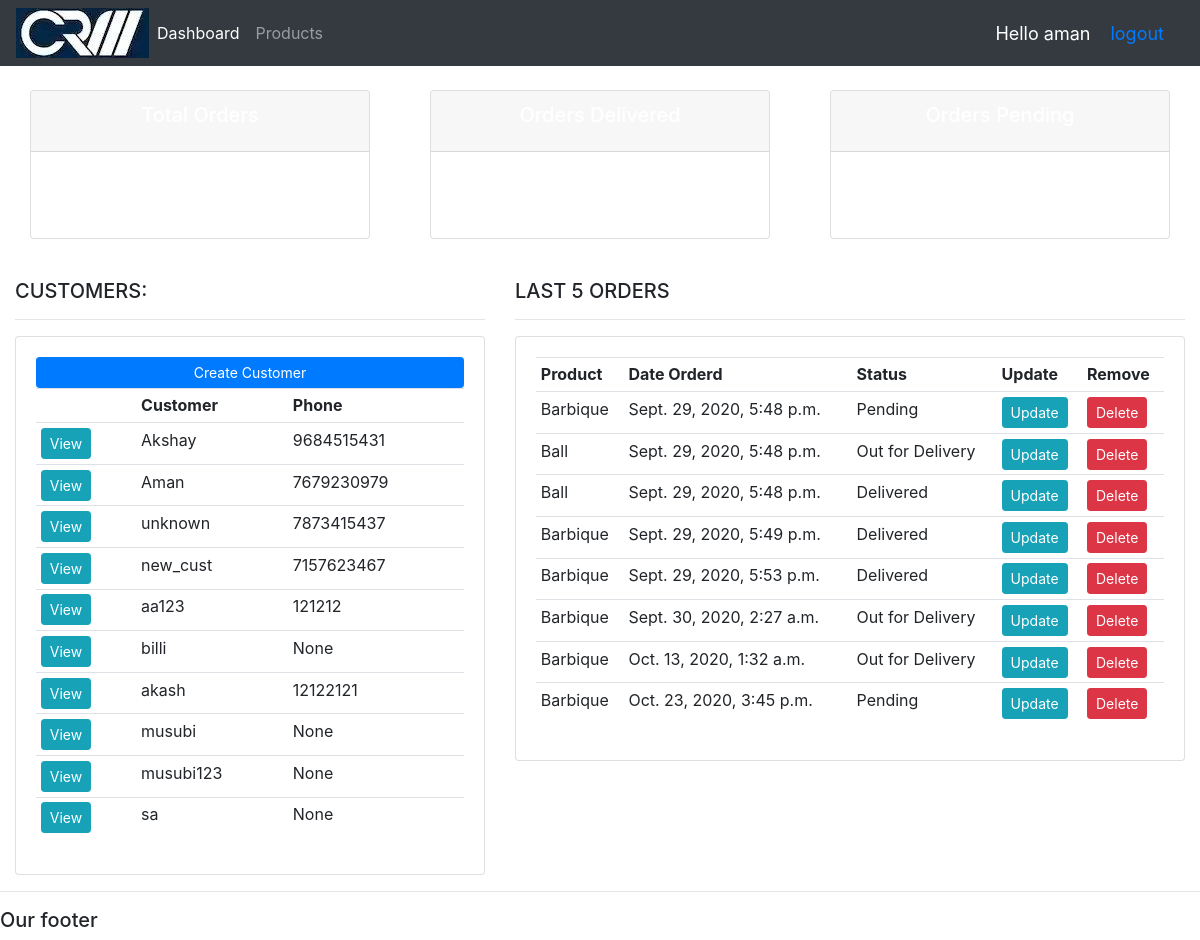
The app's page / (signed in) with its own data.
### accounts/models.py (models this page shows, shortened)
class Customer(models.Model):
	user			= models.OneToOneField(User, null=True, on_delete=models.CASCADE)
	name			= models.CharField(max_length=200, null=True)
	phone			= models.CharField(max_length=10, null=True)
	email			= models.EmailField(max_length=100, null=True)
	profile_pic		= models.ImageField(null=True)
	date_created	= models.DateTimeField(auto_now_add=True, null=True)

class Order(models.Model):
	STATUS			= (
					('Pending', 'Pending'),
					('Out for Delivery', 'Out for Delivery'),
					('Delivered', 'Delivered')
		)
	customer 		= models.ForeignKey(Customer, null=True, on_delete=models.SET_NULL)
	product 		= models.ForeignKey(Product, null=True, on_delete=models.SET_NULL)
	date_created	= models.DateTimeField(auto_now_add=True, null=True)
	status 			= models.CharField(max_length=200, null=True, choices=STATUS)
	note 			= models.CharField(max_length=1000, null=True)

class Product(models.Model):
	CATEGORY		= (
					('Indoor', 'Indoor'),
					('Out Door', 'Out Door'),
		)
	name			= models.CharField(max_length=200, null=True)
	price			= models.FloatField(null=True)
	catagory		= models.CharField(max_length=200, null=True, choices=CATEGORY)
	description		= models.TextField(null=True, blank=True)
	date_created	= models.DateTimeField(auto_now_add=True, null = True, blank=True)
	tags 			= models.ManyToManyField(Tag)
	def __str__(self):
		return self.name

### accounts/decorators.py (the view)
	def wrapper_function(request, *args, **kwargs):
		group = None
		if request.user.groups.exists():
			group = request.user.groups.all()[0].name
		if group == 'customer':
			return redirect('user-page')
		if group == 'admin':
			return view_func(request, *args, **kwargs)

### accounts/views.py (called while the page is built)
@login_required(login_url='login')
@admin_only
def home(request):
	orders = Order.objects.all()
	customers = Customer.objects.all()
	total_customers = customers.count()
	total_orders = orders.count()
	delivered = orders.filter(status='Delivered').count()
	pending = orders.filter(status='Pending').count()
	context = {'orders':orders, 'customers':customers,
	'total_orders':total_orders,'delivered':delivered,
	'pending':pending }
	return render(request, 'accounts/dashboard.html', context)

### accounts/templates/accounts/dashboard.html
{%  extends 'accounts/main.html' %}
{% block content %}
{%  include 'accounts/status.html' %}
<br>
<div class="row">
	<div class="col-md-5">
		<h5>CUSTOMERS:</h5>
		<hr>
		<div class="card card-body">
			<a class="btn btn-primary  btn-sm btn-block" href="">Create Customer</a>
			<table class="table table-sm">
				<tr>
					<th></th>
					<th>Customer</th>
					<th>Phone</th>
				</tr>
				{% for customer in customers %}
					<tr>
						<td><a class="btn btn-sm btn-info" href="{% url 'customer' customer.id %}">View</a></td>
						<td>{{customer.name}}</td>
						<td>{{customer.phone}}</td>
					</tr>
				{% endfor %}
			</table>
		</div>
	</div>
	<div class="col-md-7">
		<h5>LAST 5 ORDERS</h5>
		<hr>
		<div class="card card-body">
			<table class="table table-sm">
				<tr>
					<th>Product</th>
					<th>Date Orderd</th>
					<th>Status</th>
					<th>Update</th>
					<th>Remove</th>
				</tr>
				{% for order in orders %}
					<tr>
						<td>{{order.product}}</td>
						<td>{{order.date_created}}</td>
						<td>{{order.status}}</td>
						<td><a class="btn btn-sm btn-info" href="{% url 'update_order' order.id %}">Update</a></td>
						<td><a class="btn btn-sm btn-danger" href="{% url 'delete_order' order.id %}">Delete</a></td>
					</tr>
				{% endfor %}
			</table>
		</div>
	</div>
</div>
{% endblock %}

### accounts/templates/accounts/navbar.html (shortened to what this page needs)
{% load static %}
<nav class="navbar navbar-expand-lg navbar-dark bg-dark">
  <img src="{% static 'images/crm.jpg' %}">
  <div class="collapse navbar-collapse" id="navbarNav">
    <ul class="navbar-nav">
      {% if request.user.is_staff %}
      <li class="nav-item active">
        <a class="nav-link" href="{% url 'home' %}">Dashboard </a>
      </li>
      <li class="nav-item">
        <a class="nav-link" href="{% url 'products' %}">Products</a>
      </li>
      {% else %}
      <li class="nav-item">
        <a class="nav-link" href="{% url 'account' %}">Settings</a>
      </li>
      {% endif %}
    </ul>
  </div>
  <span class="hello-msg">Hello {{request.user}}</span>
  <span class="hello-msg"><a href="{% url 'logout' %}" >logout</a></span>
</nav>

### accounts/templates/accounts/status.html
<br>
<div class="row">
	<div class="col">
		<div class="col-md">
			<div class="card text-center text-white  mb-3" id="total-orders">
			  	<div class="card-header">
			  		<h5 class="card-title">Total Orders</h5>
			  	</div>
			  	<div class="card-body">
			    	<h3 class="card-title">{{total_orders}}</h3>
			  	</div>
			</div>
		</div>
	</div>
	<div class="col">
		<div class="col-md">
			<div class="card text-center text-white  mb-3" id="orders-delivered">
			  	<div class="card-header">
			  		<h5 class="card-title">Orders Delivered</h5>
			  	</div>
			  	<div class="card-body">
			    	<h3 class="card-title">{{delivered}}</h3>
			  	</div>
			</div>
		</div>
	</div>
	<div class="col">
		<div class="col-md">
			<div class="card text-center text-white  mb-3" id="orders-pending">
			  	<div class="card-header">
			  		<h5 class="card-title">Orders Pending</h5>
			  	</div>
			  	<div class="card-body">
			    	<h3 class="card-title">{{pending}}</h3>
			  	</div>
			</div>
		</div>
	</div>
</div>

### accounts/templates/accounts/navbar.html (style rules this page uses)
.hello-msg { font-size: 18px; color: #fff; margin-right: 20px; }

### records on screen
Customer: name "Akshay", phone "9684515431"
Customer: name "Aman", phone "7679230979"
Customer: name "unknown", phone "7873415437"
Customer: name "new_cust", phone "7157623467"
Customer: name "aa123", phone "121212"
Customer: name "billi", phone "None"
Customer: name "akash", phone "12122121"
Customer: name "musubi", phone "None"
Customer: name "musubi123", phone "None"
Customer: name "sa", phone "None"
Order: product "Barbique", date_created "Sept. 29, 2020, 5:48 p.m.", status "Pending"
Order: product "Ball", date_created "Sept. 29, 2020, 5:48 p.m.", status "Out for Delivery"
Order: product "Ball", date_created "Sept. 29, 2020, 5:48 p.m.", status "Delivered"
Order: product "Barbique", date_created "Sept. 29, 2020, 5:49 p.m.", status "Delivered"
Order: product "Barbique", date_created "Sept. 29, 2020, 5:53 p.m.", status "Delivered"
Order: product "Barbique", date_created "Sept. 30, 2020, 2:27 a.m.", status "Out for Delivery"
Order: product "Barbique", date_created "Oct. 13, 2020, 1:32 a.m.", status "Out for Delivery"
Order: product "Barbique", date_created "Oct. 23, 2020, 3:45 p.m.", status "Pending"

### other values on screen
{{ request.user }} "aman"
